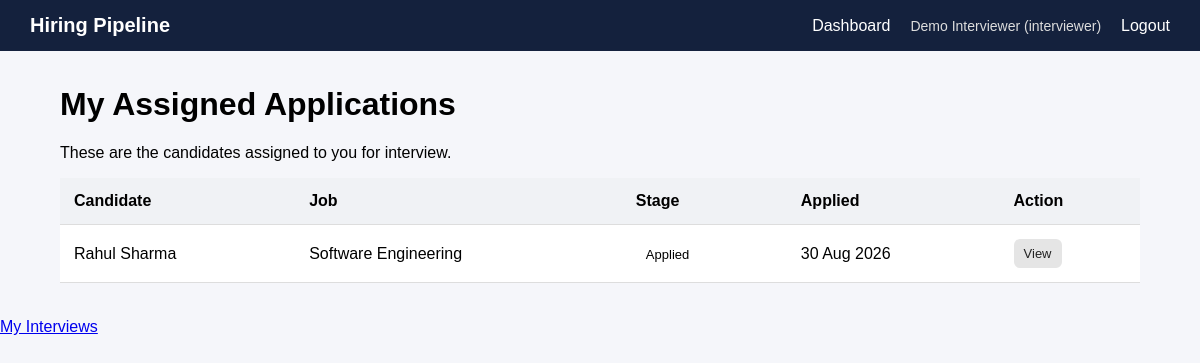
/interviews/my-applications (signed in), run on an earlier commit of the app's database.
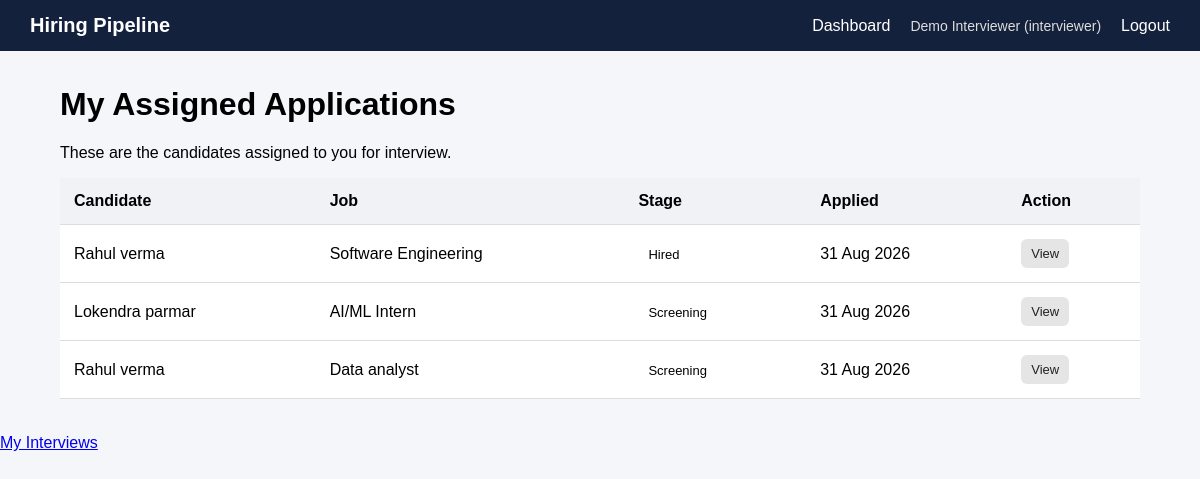
And on a later commit of the database.
### models/application.py (models this page shows)
class Application(db.Model):
    __tablename__ = "applications"
    id = db.Column(
        db.Integer,
        primary_key=True
    )
    job_opening_id = db.Column(
        db.Integer,
        db.ForeignKey("job_openings.id"),
        nullable=False,
        index=True
    )
    candidate_name = db.Column(
        db.String(150),
        nullable=False
    )
    candidate_email = db.Column(
        db.String(150),
        nullable=False,
        index=True
    )
    source = db.Column(
        db.String(100),
        nullable=True
    )
    notes = db.Column(
        db.Text,
        nullable=True
    )
    stage = db.Column(
        db.String(30),
        nullable=False,
        default="Applied",
        index=True
    )
    applied_at = db.Column(
        db.DateTime,
        server_default=db.func.now()
    )
    stage_changed_at = db.Column(
        db.DateTime,
        server_default=db.func.now()
    )
    updated_at = db.Column(
        db.DateTime,
        server_default=db.func.now(),
        onupdate=db.func.now()
    )
    job = db.relationship(
        "JobOpening",
        back_populates="applications"
    )
    events = db.relationship(
        "ApplicationEvent",
        back_populates="application",
        lazy=True,
        order_by="ApplicationEvent.created_at"
    )

### models/job.py (models this page shows)
class JobOpening(db.Model):
    __tablename__ = "job_openings"
    id = db.Column(db.Integer, primary_key=True)
    title = db.Column(
        db.String(150),
        nullable=False
    )
    department = db.Column(
        db.String(100),
        nullable=False
    )
    description = db.Column(
        db.Text,
        nullable=True
    )
    status = db.Column(
        db.String(20),
        nullable=False,
        default="open",
        index=True
    )
    created_at = db.Column(
        db.DateTime,
        server_default=db.func.now()
    )
    updated_at = db.Column(
        db.DateTime,
        server_default=db.func.now(),
        onupdate=db.func.now()
    )
    applications = db.relationship(
        "Application",
        back_populates="job",
        lazy=True
    )
    description = db.Column(
        db.Text,
        nullable=True
    )
    status = db.Column(
        db.String(20),
        nullable=False,
        default="open"
    )
    created_at = db.Column(
        db.DateTime,
        server_default=db.func.now()
    )
    updated_at = db.Column(
        db.DateTime,
        server_default=db.func.now(),
        onupdate=db.func.now()
    )
    applications = db.relationship(
        "Application",
        back_populates="job",
        lazy=True
    )

### routes/interviews.py (the view)
@interviews_bp.route("/my-applications")
@role_required("interviewer")
def my_applications():
    applications = (
        Application.query
        .join(
            ApplicationInterviewer,
            Application.id ==
            ApplicationInterviewer.application_id
        )
        .filter(
            ApplicationInterviewer.interviewer_id ==
            current_user.id
        )
        .order_by(
            Application.applied_at.desc()
        )
        .all()
    )
    return render_template(
        "interviews/my_applications.html",
        applications=applications
    )

### templates/interviews/my_applications.html (shortened to what this page needs)
{% extends "base.html" %}
{% block content %}
<h1>My Assigned Applications</h1>
<p>
    These are the candidates assigned to you for interview.
</p>
{% if applications %}
<table>
    <thead>
        <tr>
            <th>Candidate</th>
            <th>Job</th>
            <th>Stage</th>
            <th>Applied</th>
            <th>Action</th>
        </tr>
    </thead>
    <tbody>
        {% for application in applications %}
        <tr>
            <td>
                {{ application.candidate_name }}
            </td>
            <td>
                {{ application.job.title }}
            </td>
            <td>
                <span class="status">
                    {{ application.stage }}
                </span>
            </td>
            <td>
                {% if application.applied_at %}
                    {{ application.applied_at.strftime(
                        "%d %b %Y"
                    ) }}
                {% endif %}
            </td>
            <td>
                <a
                    href="{{ url_for(
                        'applications.application_detail',
                        application_id=application.id
                    ) }}"
                    class="small-btn"
                >
                    View
                </a>
            </td>
        </tr>
        {% endfor %}
    </tbody>
</table>
{% endif %}
{% endblock %}

What changed in the data, as far as the page shows it:
no longer on this page (row edited): Application: candidate_name "Rahul Sharma", job "Software Engineering", stage "Applied", applied_at "30 Aug 2026"
now on this page (row edited): Application: candidate_name "Rahul verma", job "Software Engineering", stage "Hired", applied_at "31 Aug 2026"
now on this page (row edited): Application: candidate_name "Lokendra parmar", job "AI/ML Intern", stage "Screening", applied_at "31 Aug 2026"
now on this page (row edited): Application: candidate_name "Rahul verma", job "Data analyst", stage "Screening", applied_at "31 Aug 2026"
